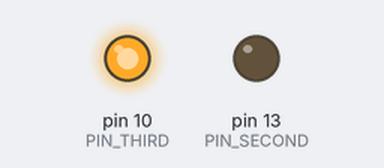
Recording of a sketch running on a simulated Arduino Uno, built with avr-gcc and run on an emulated ATmega328P. Shown: output pins drawn as LEDs (lit = HIGH). Random numbers use the default seed unless the sketch sets one; pins used as bus, display or sensor lines are not drawn.

Above: at 0.1 s.
At 12.1 s:
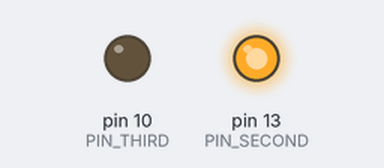
At 37.1 s:
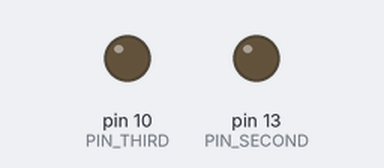
Timing chart, 0 to 38.6 s (numbered marks = the images above):
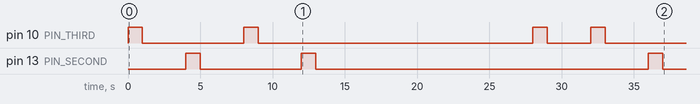

Measured:
- by itself, pin 10 (PIN_THIRD): LOW → HIGH at 0.00 s, → LOW 1.0 s later, → HIGH 7.0 s later, → LOW 1.0 s later, … (8 changes in this stretch)
- by itself, pin 13 (PIN_SECOND): goes HIGH 1.0 s, LOW 7.0 s, HIGH 1.0 s, LOW 23.0 s, HIGH 1.0 s, then LOW

The sketch:

Rc-Car.ino
```cpp
int PIN_FIRST = 8;
int PIN_SECOND = 13;
int PIN_THIRD = 10;
int PIN_FOURTH = 6;

void setup()
{
    pinMode(PIN_FIRST, OUTPUT);
    pinMode(PIN_SECOND, OUTPUT);
    pinMode(PIN_THIRD, OUTPUT);
    randomSeed(analogRead(0));
}
void loop()
{
    long randomNumber = random(3);
    int chosenPin;
    switch (randomNumber)
    {
    case 0:
        chosenPin = PIN_FIRST;
        break;
    case 1:
        chosenPin = PIN_SECOND;
        break;
    case 2:
        chosenPin = PIN_THIRD;
        break;
    case 3:
        chosenPin = PIN_FOURTH;
        break;
    default:
        break;
    }

    digitalWrite(chosenPin, HIGH); // turn the LED on (HIGH is the voltage level)
    delay(1000);                   // wait for a second
    digitalWrite(chosenPin, LOW);  // turn the LED off by making the voltage LOW
    delay(1000);
    digitalWrite(PIN_FOURTH, HIGH); // turn the LED on (HIGH is the voltage level)
    delay(1000);                    // wait for a second
    digitalWrite(PIN_FOURTH, LOW);  // turn the LED off by making the voltage LOW
    delay(1000);
}
```
